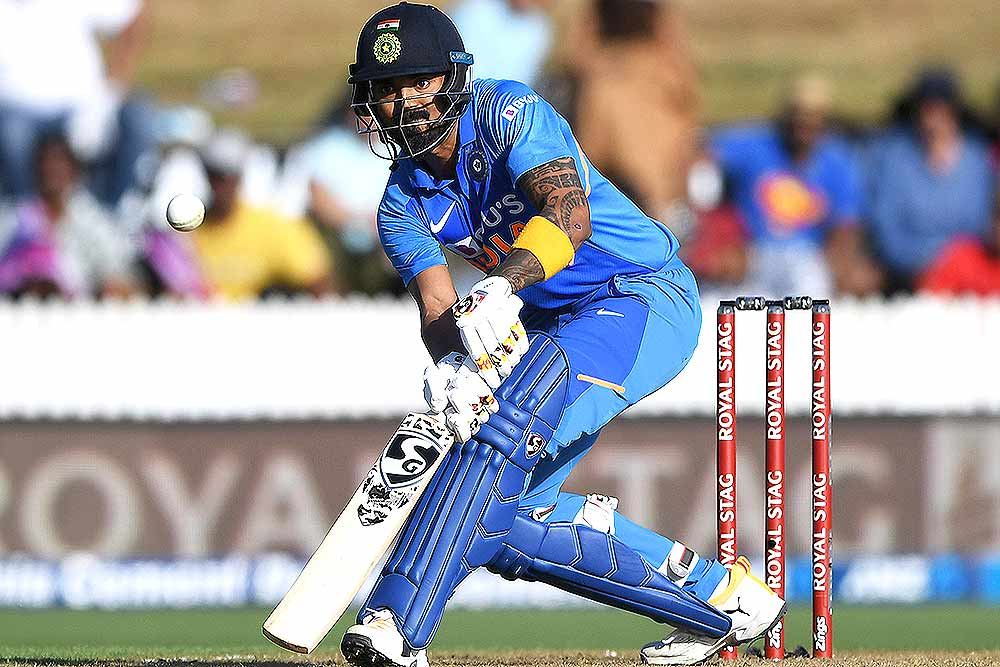
#> input picture Project_1/kl.jpeg, 1000 x 667 px, found by its file name
$ jupyter execute Project_3.ipynb
#> lines starting #> are read from the running program, lines starting #| are printed output that depends on the picture; after the words box and inside, x2 and y2 are one past the last pixel; in counts of white or black regions, pixels touching at a corner belong together
<a href="https://colab.research.google.com/github/hardikkamboj/The-SmartBridge/blob/main/Project_3/Project_3.ipynb" target="_parent"></a>

[cell 1]
import cv2
import numpy as np
import matplotlib.pyplot as plt

[cell 2]
orig_img = cv2.imread('/content/kl.jpeg')
#> orig_img is the input picture: shape (667, 1000, 3); mean B, G, R 156.3, 152.4, 154.4

[cell 3]
img = np.copy(orig_img)
img = cv2.cvtColor(img,cv2.COLOR_BGR2RGB)
gray = cv2.cvtColor(img,cv2.COLOR_BGR2GRAY)
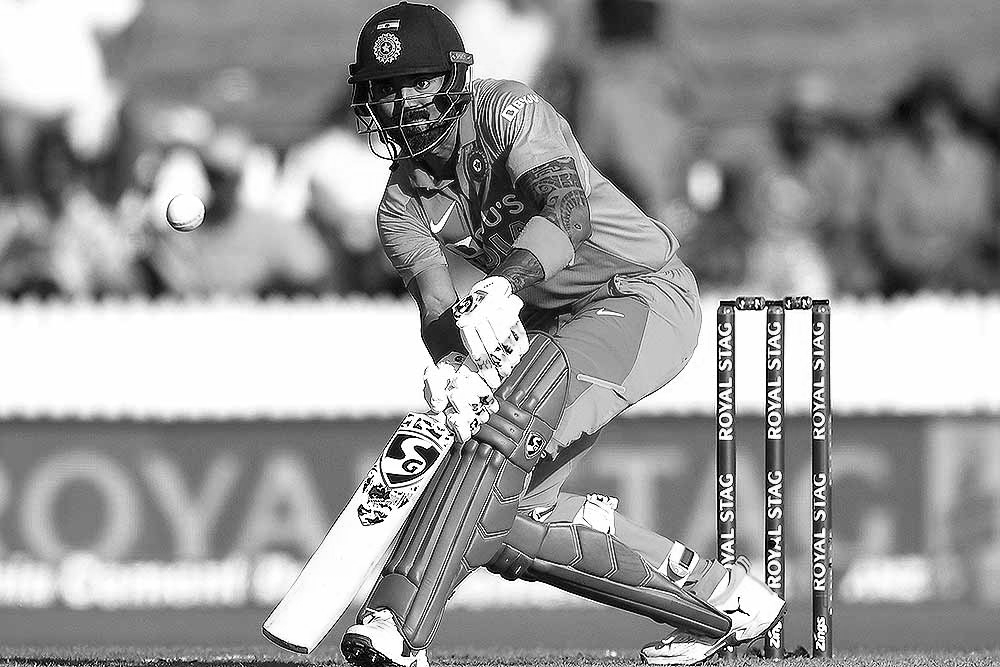
#> gray: shape (667, 1000); min 0, max 255, mean 153.8

corners = cv2.goodFeaturesToTrack(gray,100,0.01,10)
#> corners = 100 rows, first 8: [475, 419], [771, 431], [383, 520], [766, 307], [722, 435], [724, 648], [374, 511], [498, 362]
corners = np.int0(corners)

for i in corners:
    x,y = i.ravel()
    cv2.circle(img,(x,y),3,255,-1)
#> this loop made 100 passes
#> (x, y) on passes 1 to 12: (475, 419), (771, 431), (383, 520), (766, 307), (722, 435), (724, 648), (374, 511), (498, 362), (413, 427), (803, 300), (420, 419), (536, 440)
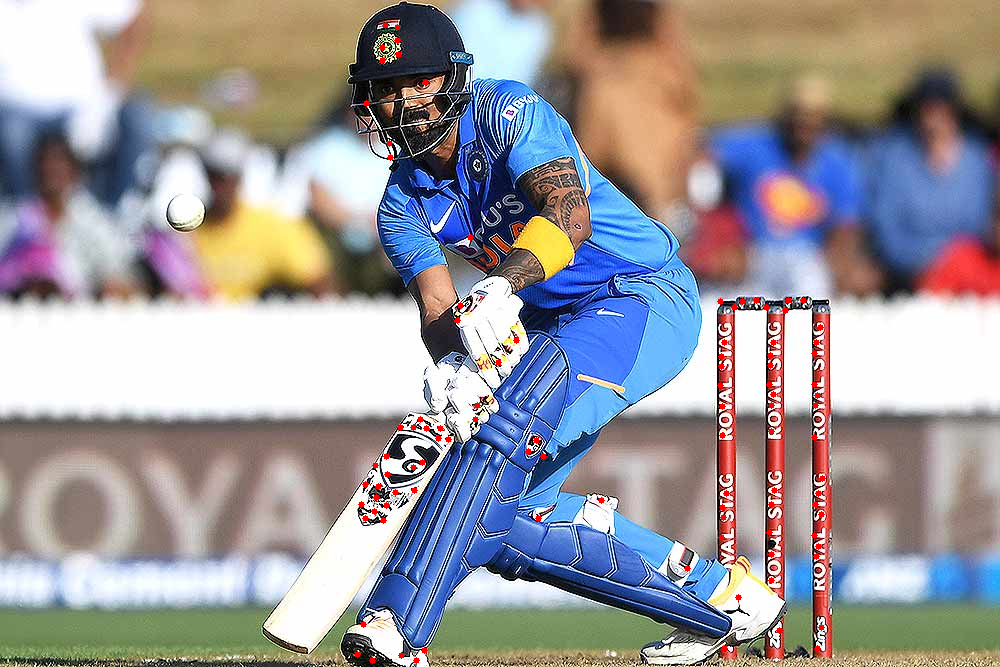
#> img: shape (667, 1000, 3); mean R, G, B 154.8, 151.7, 155.7

plt.imshow(img)

[cell 4]
corners
#> Out has the same summary as corners

[cell 5]
points_2d = [corners[i][0] for i in range(100)]
#> points_2d = 100 pairs, first value 357 to 822, second value 25 to 660
points_2d = np.array(points_2d)
points_2d.shape
#> Out = (100, 2)

[cell 6]
from sklearn.cluster import KMeans
from sklearn.metrics import silhouette_score

[cell 7]
scores_dict = {}
for num in range(1,15):
  kmeans = KMeans(n_clusters = num)
  kmeans.fit(points_2d)
  scores_dict[num] = kmeans.inertia_
#> after the loop, scores_dict = 14 items

[cell 8]
plt.figure(figsize = (10,6))
plt.plot(list(scores_dict.keys()),list(scores_dict.values()),marker = 'o')
plt.plot(3,scores_dict[3],marker = 'o',markersize = 8,c='r',label = 'elbow point')
plt.legend()
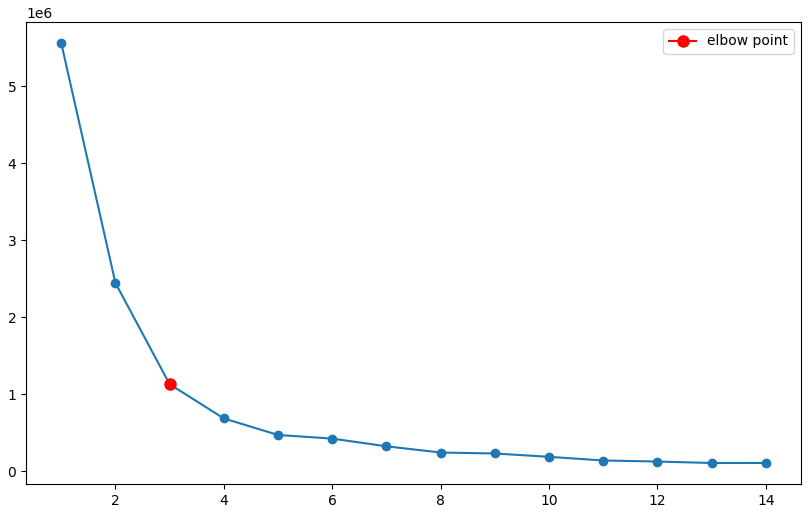
#> figure drawn by matplotlib, 1 panel; curve peaks at x = 1, y = 5564939.9

[cell 9]
kmeans = KMeans(n_clusters = 3)
kmeans.fit(points_2d)

[cell 10]
clusters_predicted = kmeans.predict(points_2d)
#> clusters_predicted = 100 values, max 2 at index 15, min 0 at index 1, mean 0.61

[cell 11]
cluster_0 = points_2d[clusters_predicted == 0]
#> cluster_0 = 50 pairs, first value 687 to 822, second value 300 to 648
cluster_1 = points_2d[clusters_predicted == 1]
#> cluster_1 = 39 pairs, first value 357 to 601, second value 305 to 660
cluster_2 = points_2d[clusters_predicted == 2]
#> cluster_2 = [[425, 82], [398, 54], [389, 143], [382, 47], [366, 103], [390, 157], [397, 40], [470, 237], [385, 25], [382, 60], [397, 27]]

[cell 12]
cluster_0
#> Out has the same summary as cluster_0

[cell 13]
img = np.copy(orig_img)
img = cv2.cvtColor(img,cv2.COLOR_BGR2RGB)
for i in cluster_0:
    x,y = i.ravel()
    cv2.circle(img,(x,y),10,(255, 0, 0),-1)
#> this loop made 50 passes
#> (x, y) on passes 1 to 12: (771, 431), (766, 307), (722, 435), (724, 648), (803, 300), (771, 580), (816, 556), (756, 300), (773, 394), (788, 300), (742, 301), (720, 301)
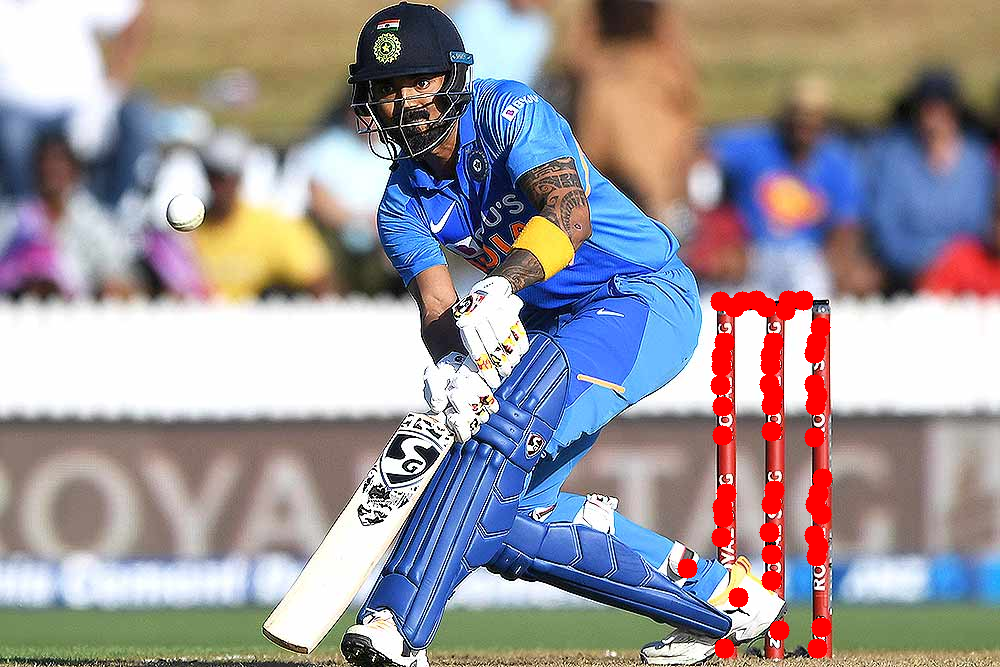
#> img: shape (667, 1000, 3); mean R, G, B 156, 149.4, 153.4

for i in cluster_1:
    x,y = i.ravel()
    cv2.circle(img,(x,y),10,(255, 255, 0),-1)
#> this loop made 39 passes
#> (x, y) on passes 1 to 12: (475, 419), (383, 520), (374, 511), (498, 362), (413, 427), (420, 419), (536, 440), (538, 518), (414, 490), (448, 439), (395, 492), (516, 340)
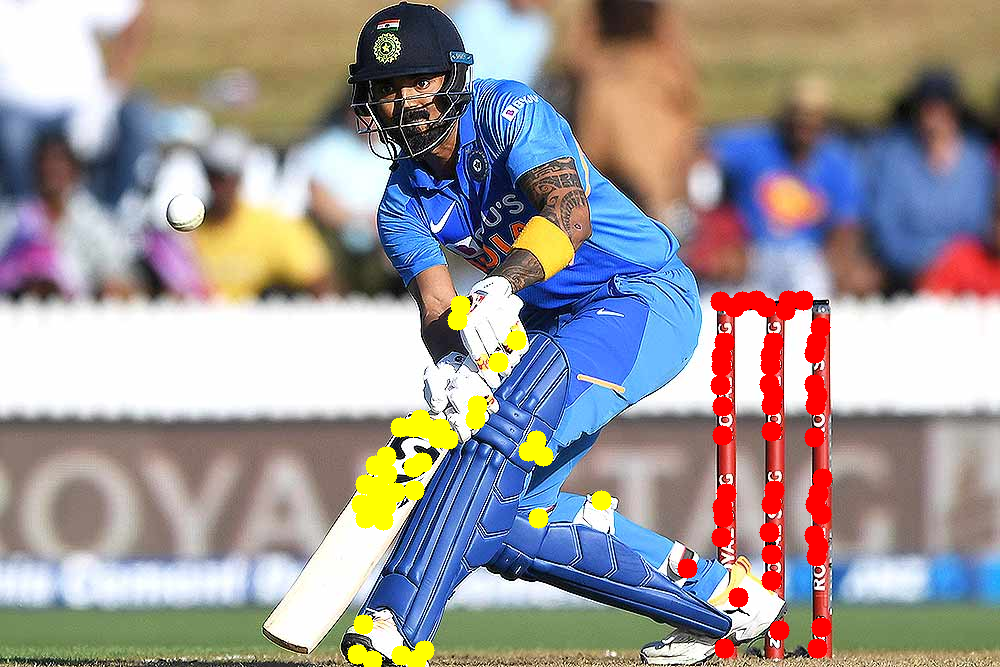
#> img: shape (667, 1000, 3); 1.54% of pixels changed, all inside (x1, y1, x2, y2) = (347, 295, 612, 667)

for i in cluster_2:
    x,y = i.ravel()
    cv2.circle(img,(x,y),10,(0, 255, 255),-1)
#> this loop made 11 passes
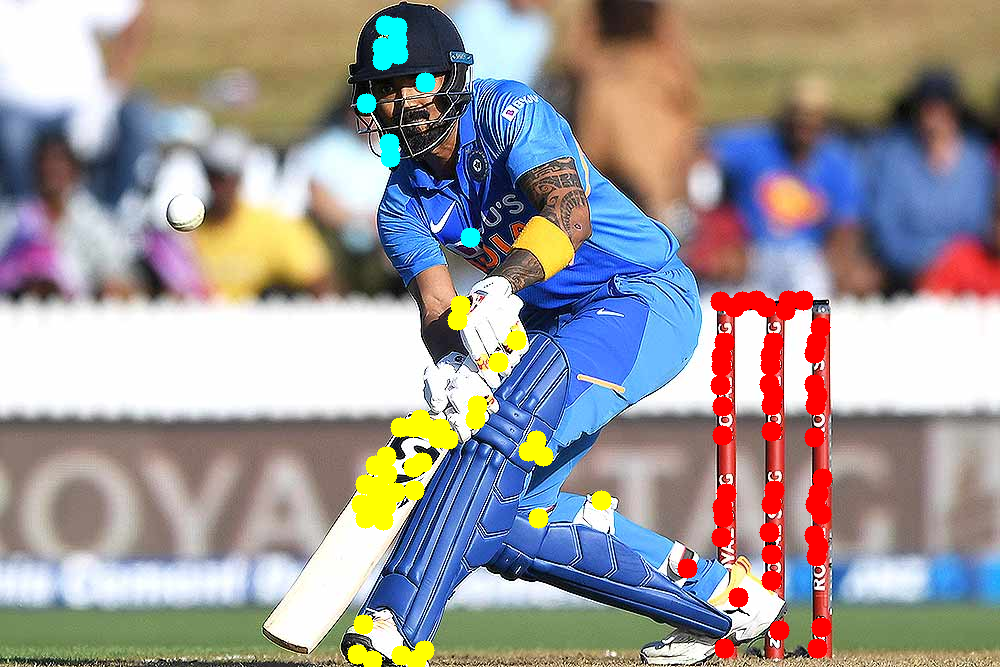
#> img: shape (667, 1000, 3); 0.46% of pixels changed, all inside (x1, y1, x2, y2) = (356, 15, 481, 248)

[cell 14]
plt.imshow(img)

[cell 15]
centres = kmeans.cluster_centers_

[cell 16]
img = np.copy(orig_img)
img = cv2.cvtColor(img,cv2.COLOR_BGR2RGB)
colors = [(255, 0, 0),(255, 255, 0),(0,255, 255)]
for ind,i in enumerate(centres):
    x,y = int(i[0]),int(i[1])
    cv2.rectangle(img,(x-50,y-50),(x+50,y+50),colors[ind],5)
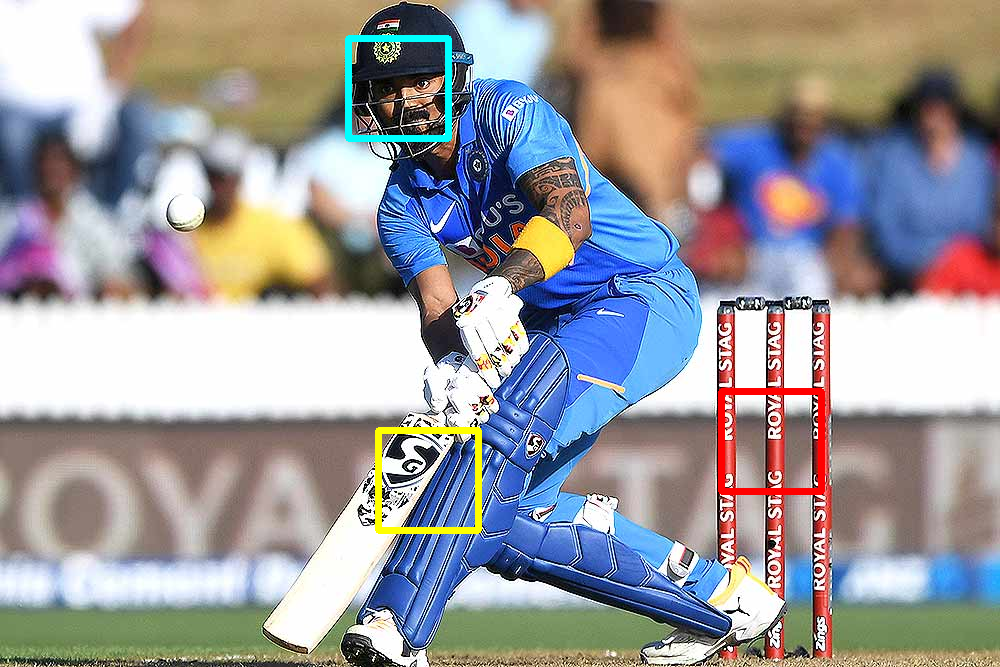
#> img: shape (667, 1000, 3); mean R, G, B 154.8, 153, 155.8

$ run again, with Project_1/dog.jpeg copied over Project_1/kl.jpeg
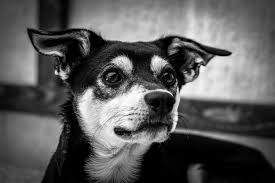
#> input picture Project_1/dog.jpeg, 275 x 183 px, found by its file name
#> orig_img is the input picture: shape (183, 275, 3); min 0, max 255, mean 90.4
#> corners = 100 rows, first 8: [201, 66], [58, 73], [230, 53], [171, 131], [179, 89], [167, 63], [111, 62], [99, 80]
#> the loop `for i in corners:` made 100 passes
#> `corners`: Out has the same summary as corners
#> points_2d = 100 pairs, first value 28 to 230, second value 27 to 180
#> after the loop `for num in range(1,15):`: scores_dict = 14 items
#> clusters_predicted = 100 values, max 2 at index 0, min 0 at index 9, mean 1
#> cluster_0 = 33 pairs, first value 55 to 199, second value 96 to 180
#> cluster_1 = 34 pairs, first value 28 to 124, second value 27 to 117
#> cluster_2 = 33 pairs, first value 123 to 230, second value 34 to 136
#> `cluster_0`: Out has the same summary as cluster_0
#> the loop `for i in cluster_0:` made 33 passes
#> (x, y) on passes 1 to 8: (114, 128), (143, 120), (130, 132), (128, 119), (132, 107), (160, 143), (93, 147), (81, 117)
#> the loop `for i in cluster_1:` made 34 passes
#> (x, y) on passes 1 to 8: (58, 73), (111, 62), (99, 80), (61, 54), (92, 89), (28, 29), (85, 32), (115, 73)
#> after the loop `for i in cluster_1:`:
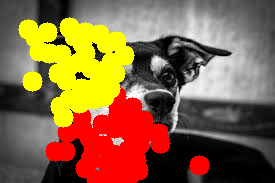
#> img: shape (183, 275, 3); mean R, G, B 136.6, 101.8, 64.8
#> the loop `for i in cluster_2:` made 33 passes
#> (x, y) on passes 1 to 8: (201, 66), (230, 53), (171, 131), (179, 89), (167, 63), (139, 84), (154, 55), (189, 73)
#> after the loop `for ind,i in enumerate(centres):`:
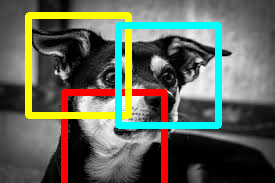
#> img: shape (183, 275, 3); 14.35% of pixels changed, all inside (x1, y1, x2, y2) = (25, 12, 222, 183)

$ run again, with Project_1/dog_light.jpeg copied over Project_1/kl.jpeg
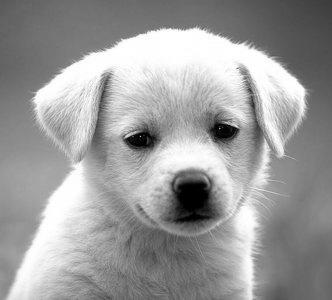
#> input picture Project_1/dog_light.jpeg, 332 x 300 px, found by its file name
#> orig_img is the input picture: shape (300, 332, 3); min 0, max 255, mean 155.7
#> corners = 100 rows, first 8: [140, 136], [219, 128], [238, 129], [244, 78], [121, 39], [250, 47], [125, 136], [236, 68]
#> the loop `for i in corners:` made 100 passes
#> `corners`: Out has the same summary as corners
#> points_2d = 100 pairs, first value 35 to 306, second value 28 to 297
#> after the loop `for num in range(1,15):`: scores_dict = 14 items
#> clusters_predicted = 100 values, max 2 at index 1, min 0 at index 0, mean 0.95
#> cluster_0 = 38 pairs, first value 35 to 170, second value 28 to 217
#> cluster_1 = 29 pairs, first value 92 to 269, second value 163 to 297
#> cluster_2 = 33 pairs, first value 180 to 306, second value 28 to 165
#> `cluster_0`: Out has the same summary as cluster_0
#> the loop `for i in cluster_0:` made 38 passes
#> (x, y) on passes 1 to 8: (140, 136), (121, 39), (125, 136), (110, 77), (157, 30), (35, 92), (170, 28), (60, 72)
#> the loop `for i in cluster_1:` made 29 passes
#> (x, y) on passes 1 to 8: (253, 258), (141, 209), (242, 197), (269, 175), (217, 224), (206, 188), (175, 189), (177, 236)
#> after the loop `for i in cluster_1:`:
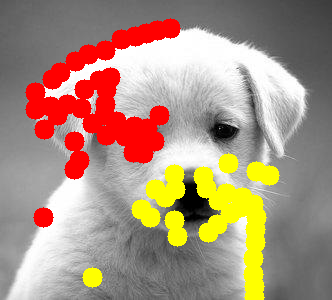
#> img: shape (300, 332, 3); mean R, G, B 170.6, 145.3, 126.2
#> the loop `for i in cluster_2:` made 33 passes
#> (x, y) on passes 1 to 8: (219, 128), (238, 129), (244, 78), (250, 47), (236, 68), (203, 29), (217, 35), (251, 96)
#> after the loop `for ind,i in enumerate(centres):`:
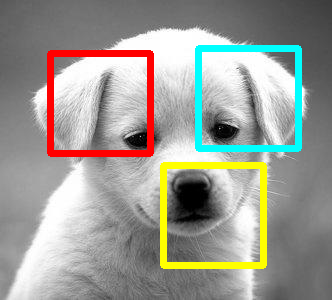
#> img: shape (300, 332, 3); 8.37% of pixels changed, all inside (x1, y1, x2, y2) = (47, 45, 302, 269)

$ run again, with Project_1/low.jpg copied over Project_1/kl.jpeg
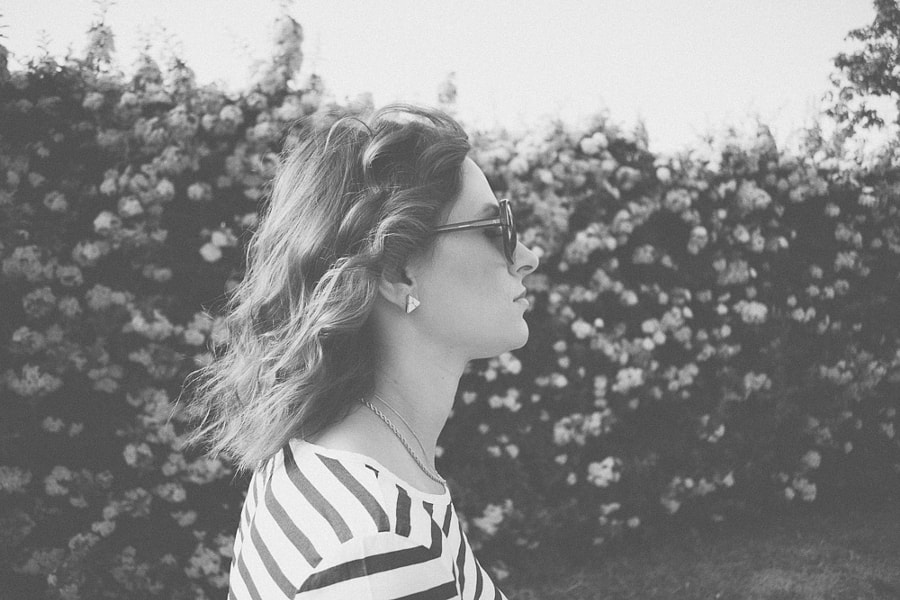
#> input picture Project_1/low.jpg, 900 x 600 px, found by its file name
#> orig_img is the input picture: shape (600, 900, 3); min 53, max 255, mean 136.3
#> corners = 100 rows, first 8: [423, 501], [378, 531], [378, 471], [365, 465], [396, 484], [428, 547], [457, 594], [505, 201]
#> the loop `for i in corners:` made 100 passes
#> `corners`: Out has the same summary as corners
#> points_2d = 100 pairs, first value 2 to 896, second value 3 to 594
#> after the loop `for num in range(1,15):`: scores_dict = 14 items
#> clusters_predicted = 100 values, max 2 at index 21, min 0 at index 14, mean 0.77
#> cluster_0 = 37 pairs, first value 708 to 896, second value 3 to 270
#> cluster_1 = 49 pairs, first value 201 to 531, second value 201 to 594
#> cluster_2 = 14 rows, first 8: [102, 24], [60, 70], [98, 71], [183, 64], [34, 65], [42, 76], [2, 35], [109, 62]
#> `cluster_0`: Out has the same summary as cluster_0
#> the loop `for i in cluster_0:` made 37 passes
#> (x, y) on passes 1 to 8: (873, 117), (890, 95), (847, 118), (855, 132), (862, 95), (886, 71), (869, 45), (890, 47)
#> the loop `for i in cluster_1:` made 49 passes
#> the loop `for i in cluster_2:` made 14 passes
#> after the loop `for ind,i in enumerate(centres):`:
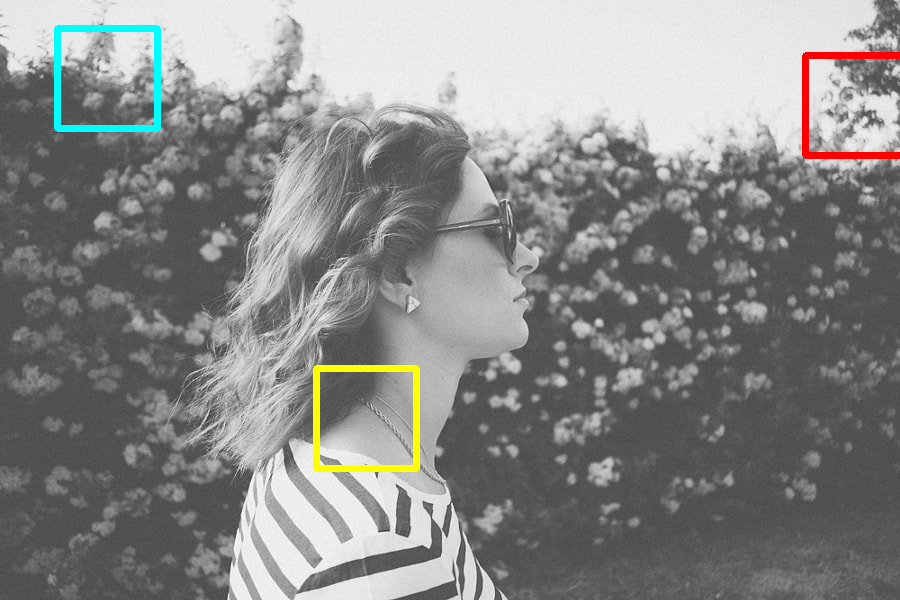
#> img: shape (600, 900, 3); 1.4% of pixels changed, all inside (x1, y1, x2, y2) = (54, 25, 900, 472)
